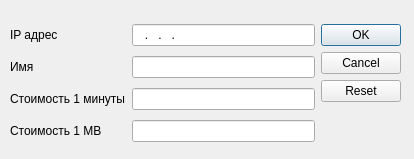
<?xml version="1.0" encoding="UTF-8"?>
<ui version="4.0">
 <class>AddServerDialog</class>
 <widget class="QDialog" name="AddServerDialog">
  <property name="geometry">
   <rect>
    <x>0</x>
    <y>0</y>
    <width>414</width>
    <height>159</height>
   </rect>
  </property>
  <property name="sizePolicy">
   <sizepolicy hsizetype="Fixed" vsizetype="Fixed">
    <horstretch>0</horstretch>
    <verstretch>0</verstretch>
   </sizepolicy>
  </property>
  <property name="windowTitle">
   <string>Добавление сервера</string>
  </property>
  <widget class="QWidget" name="layoutWidget">
   <property name="geometry">
    <rect>
     <x>10</x>
     <y>20</y>
     <width>391</width>
     <height>128</height>
    </rect>
   </property>
   <layout class="QGridLayout" name="gridLayout">
    <item row="1" column="0">
     <widget class="QLabel" name="name">
      <property name="text">
       <string>Имя</string>
      </property>
     </widget>
    </item>
    <item row="2" column="0">
     <widget class="QLabel" name="costmin">
      <property name="text">
       <string>Cтоимость 1 минуты</string>
      </property>
     </widget>
    </item>
    <item row="3" column="1">
     <widget class="QLineEdit" name="costmbEdit">
      <property name="inputMask">
       <string/>
      </property>
     </widget>
    </item>
    <item row="2" column="1">
     <widget class="QLineEdit" name="costminEdit">
      <property name="inputMask">
       <string/>
      </property>
     </widget>
    </item>
    <item row="3" column="0">
     <widget class="QLabel" name="costmb">
      <property name="text">
       <string>Стоимость 1 MB</string>
      </property>
     </widget>
    </item>
    <item row="1" column="1">
     <widget class="QLineEdit" name="nameEdit"/>
    </item>
    <item row="0" column="0">
     <widget class="QLabel" name="ip">
      <property name="text">
       <string>IP адрес</string>
      </property>
     </widget>
    </item>
    <item row="0" column="2" rowspan="4">
     <widget class="QDialogButtonBox" name="buttonBox">
      <property name="orientation">
       <enum>Qt::Vertical</enum>
      </property>
      <property name="standardButtons">
       <set>QDialogButtonBox::Cancel|QDialogButtonBox::Ok|QDialogButtonBox::Reset</set>
      </property>
     </widget>
    </item>
    <item row="0" column="1">
     <widget class="QLineEdit" name="ipEdit">
      <property name="inputMask">
       <string>000.000.000.000</string>
      </property>
     </widget>
    </item>
   </layout>
  </widget>
 </widget>
 <tabstops>
  <tabstop>ipEdit</tabstop>
  <tabstop>nameEdit</tabstop>
  <tabstop>costminEdit</tabstop>
  <tabstop>costmbEdit</tabstop>
 </tabstops>
 <resources/>
 <connections>
  <connection>
   <sender>buttonBox</sender>
   <signal>accepted()</signal>
   <receiver>AddServerDialog</receiver>
   <slot>accept()</slot>
   <hints>
    <hint type="sourcelabel">
     <x>315</x>
     <y>146</y>
    </hint>
    <hint type="destinationlabel">
     <x>157</x>
     <y>158</y>
    </hint>
   </hints>
  </connection>
  <connection>
   <sender>buttonBox</sender>
   <signal>rejected()</signal>
   <receiver>AddServerDialog</receiver>
   <slot>reject()</slot>
   <hints>
    <hint type="sourcelabel">
     <x>341</x>
     <y>146</y>
    </hint>
    <hint type="destinationlabel">
     <x>286</x>
     <y>158</y>
    </hint>
   </hints>
  </connection>
 </connections>
 <slots>
  <signal>AddLastItemSignal()</signal>
 </slots>
</ui>
